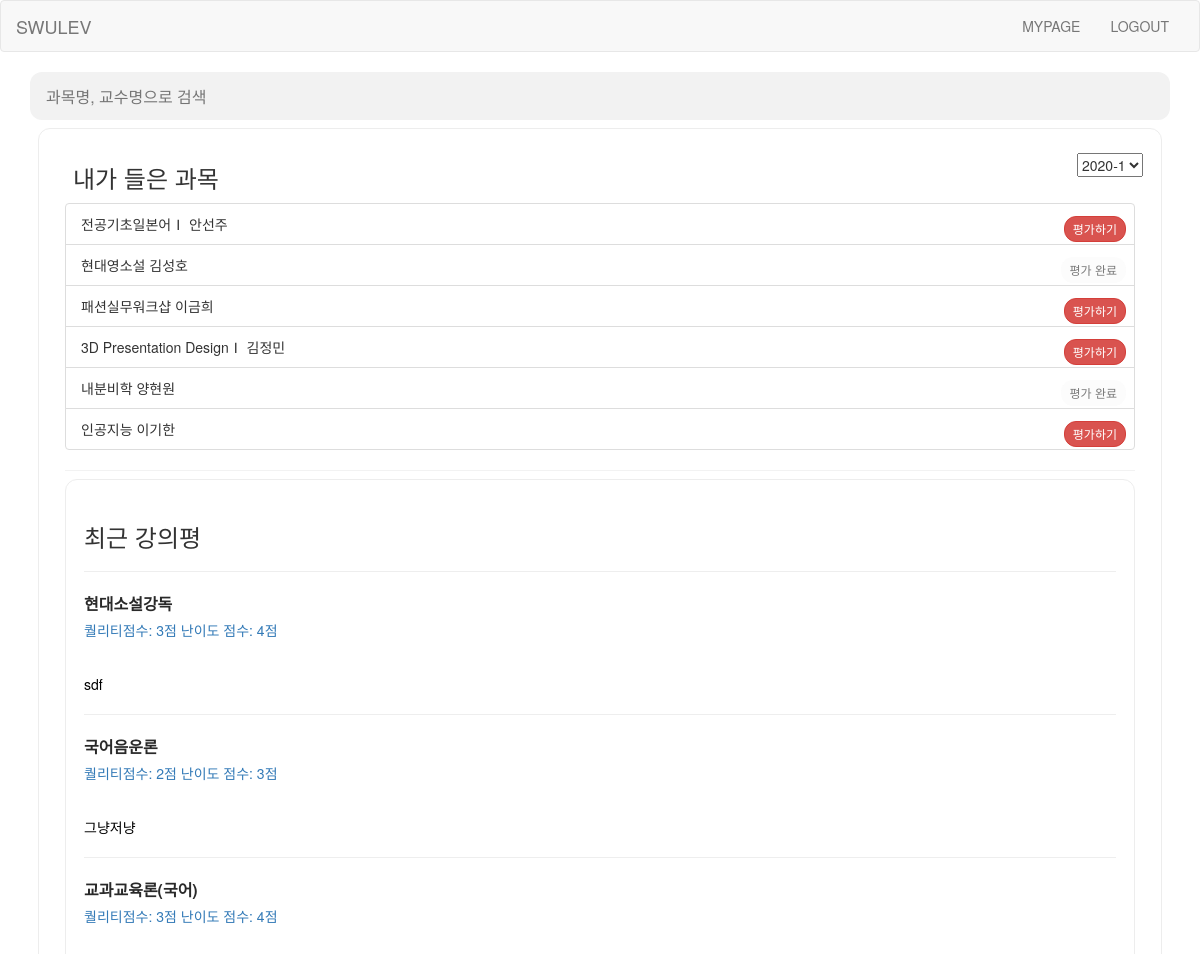
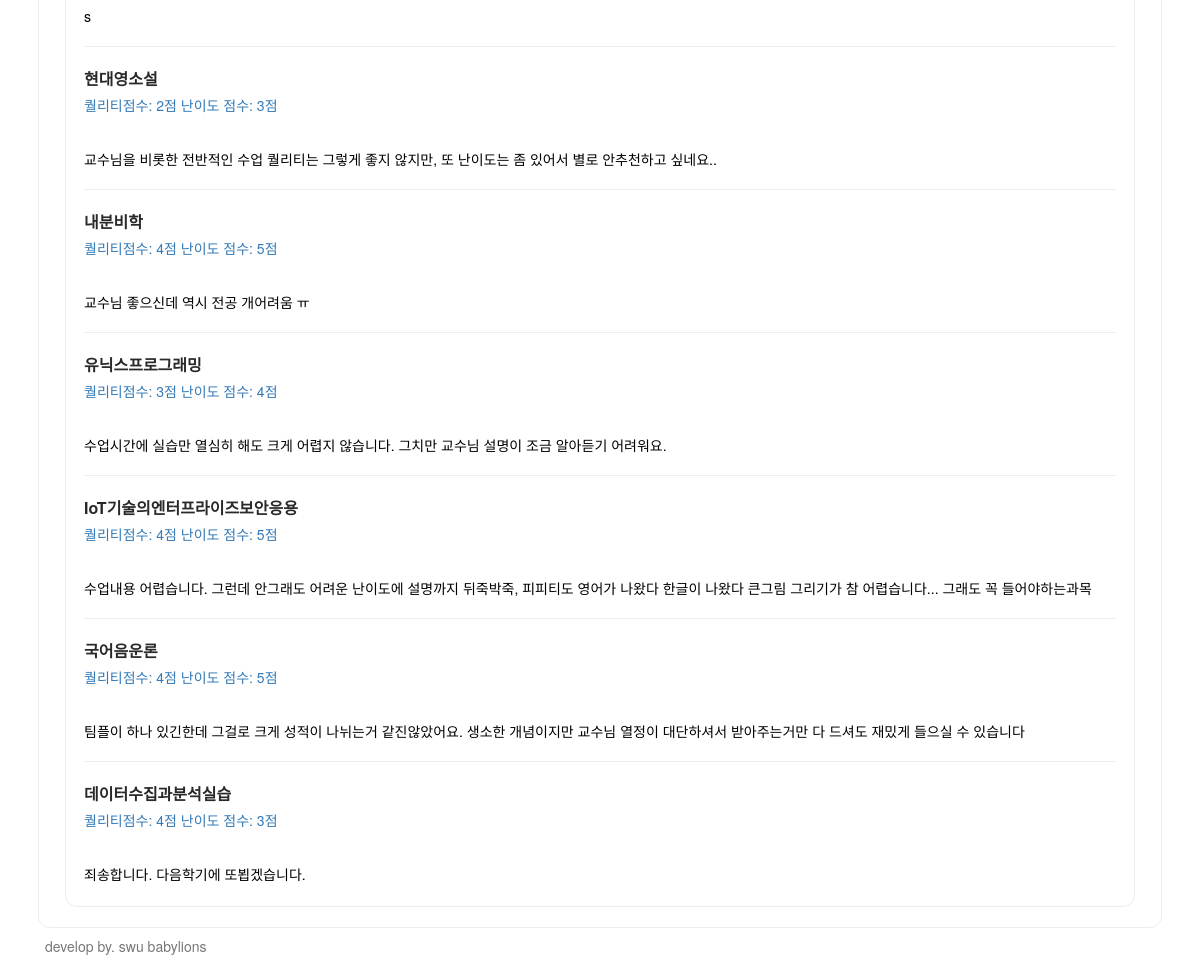
Screenshot of /main/ (signed in) with the database file from the repository (2 pictures, top to bottom).
### swuapp/models.py (models this page shows, shortened)
class UserLecture(models.Model):
    RATING_FIELD = (
        ('on', 'on'),
        ('off', 'off'),
    )
    myuserid = models.ForeignKey('Student_User', on_delete=models.CASCADE, to_field='userid', related_name='myuserid')
    mylectureid = models.ForeignKey('Lecture', to_field='lectureid',on_delete=models.CASCADE, related_name='mylectureid')
    rating = models.CharField(max_length=10, choices=RATING_FIELD, default = "off")
    def get_absolute_url(self):
        return reverse('new', args=[self.mylectureid.lectureid])

class Lecture(models.Model):
    semester = models.CharField(max_length = 30)
    lectureid = models.CharField(max_length=20, primary_key=True, unique=True)
    lecturename = models.CharField(max_length=50)
    professor = models.CharField(max_length=50)

class Board(models.Model):
    content = models.TextField()
    quality = models.IntegerField()
    challenge = models.IntegerField()
    recommend = models.IntegerField()
    user = models.ForeignKey('Student_User', on_delete=models.CASCADE, related_name='user_id')
    lecture = models.ForeignKey('Lecture', on_delete=models.CASCADE, related_name='lecture')
    def get_absolute_url(self):
        return reverse('detail', args=[self.lecture.lectureid])

### swuapp/views.py (the view)
# urls.py: path('main/', main, name='main'),
def main(request):
    board = Board.objects.all
    lecture = Lecture.objects.all
    userlecture = UserLecture.objects.all
    if request.user.is_authenticated:
        username = str(request.user)
        mylecture = UserLecture.objects.filter(myuserid = str(request.user))
        return render(request, 'main.html', {'board':board, 'lecture':lecture, 'username':username, 'mylecture':mylecture})
    return render(request, 'main.html', {'board':board, 'lecture':lecture})

### swuapp/templates/main.html (shortened to what this page needs)
{% extends 'base.html' %}
{% block content %}
<form action="{% url 'search' %}" method="GET" class="nav-bar search">
  <input onkeyup="enterkey();" type="text" name="q" value="{{q}}" class="search-query" placeholder="과목명, 교수명으로 검색">
</form>
<div class="section">
  <select class="semester-choice">
    <option>2020-1</option>
  </select>
  <div class="mylectures">
    <span class="lecture">
      <h3> 내가 들은 과목 </h3>
        <ul class="list-group list-group-flush">
          {% for mylecture in mylecture %}
          <li class="list-group-item">
            <span class="name">{{ mylecture.mylectureid.lecturename }}</span>
            <span class="professor">{{ mylecture.mylectureid.professor }}</span>
            {% if mylecture.rating == "off" %}
            <button type="button" class="btn btn-sm btn-danger" value={{mylecture.mylectureid.lectureid}}  onclick="location.href='{{ mylecture.get_absolute_url }}'">평가하기</button>
            {% else %}
            <button type="button" class="btn btn-sm" disabled="disabled">평가 완료</button>
            {% endif %}
          </li>
          {% endfor %}
        </ul>
    </span>
  </div>
<div class="section">
  <h3>최근 강의평</h3>
  {% for b in board %}
    <hr>
    <div class="articles">
      <a class="article" href="{{ b.get_absolute_url }}">
        <h3>{{b.lecture.lecturename}}</h3>
        <p class="rate">
          <span class="quality-star">
            <span>퀄리티점수: {{b.quality}}점</span>
          </span>
          <span class="level-star">
            <span>난이도 점수: {{b.challenge}}점</span>
          </span>
        </p>
        <p class="info">
        </p>
        <p class="text">{{b.content}}</p>
      </a>
    </div>
  {% endfor %}
</div>
{% endblock %}

### swuapp/static/css/base.css (style rules this page uses)
form.nav-bar input.search-query { padding: 12px 48px 12px 16px; width: 100%; height: 48px; line-height: 24px; box-sizing: border-box; border: 0; border-radius: 12px; color: #292929; font-size: 16px; background-color: #f2f2f2; }
div.section { margin: 8px 8px 8px 8px; padding: 24px 18px 12px 18px; border: 1px solid #ededed; border-radius: 12px; box-sizing: border-box; }
div.section select.semester-choice { float: right; display: inline-block; }
div.section div.mylectures span.lecture h3 { padding: 12px 0; margin: 0 72px 0 8px; font-weight: normal; white-space: nowrap; overflow: hidden; text-overflow: ellipsis; }
div.section div.mylectures span.lecture { position: relative; display: block; margin: 0 8px; border-bottom: 1px solid #f2f2f2; }
div.section div.mylectures span.lecture button { position: absolute; right: 8px; top: 12px; display: inline-block; padding: 0 8px; line-height: 24px; border-radius: 12px; font-size: 12px; }
div.section div.articles a { text-decoration: none; }
div.section div.articles a.article h3 { margin-bottom: 4px; line-height: 24px; color: #292929; font-size: 16px; font-weight: bold; white-space: nowrap; overflow: hidden; text-overflow: ellipsis; }
div.section div.articles a.article p.info { margin-bottom: 4px; line-height: 20px; font-size: 0; }
div.section div.articles a.article p.text { color: black; font-size: 14px; }

### rows the page displays
UserLecture: mylectureid.lecturename "전공기초일본어Ⅰ", mylectureid.professor "안선주"
UserLecture: mylectureid.lecturename "현대영소설", mylectureid.professor "김성호", rating "평가 완료"
UserLecture: mylectureid.lecturename "패션실무워크샵", mylectureid.professor "이금희"
UserLecture: mylectureid.lecturename "3D Presentation DesignⅠ", mylectureid.professor "김정민"
UserLecture: mylectureid.lecturename "내분비학", mylectureid.professor "양현원", rating "평가 완료"
UserLecture: mylectureid.lecturename "인공지능", mylectureid.professor "이기한"
Board: lecture.lecturename "현대소설강독", quality "3", challenge "4", content "sdf"
Board: lecture.lecturename "국어음운론", quality "2", challenge "3", content "그냥저냥"
Board: lecture.lecturename "교과교육론(국어)", quality "3", challenge "4", content "s"
Board: lecture.lecturename "현대영소설", quality "2", challenge "3", content "교수님을 비롯한 전반적인 수업 퀄리티는 그렇게 좋지 않지만, 또 난이도는 좀 있어서 별로 안추천하고 싶네요.."
Board: lecture.lecturename "내분비학", quality "4", challenge "5", content "교수님 좋으신데 역시 전공 개어려움 ㅠ"
Board: lecture.lecturename "유닉스프로그래밍", quality "3", challenge "4", content "수업시간에 실습만 열심히 해도 크게 어렵지 않습니다. 그치만 교수님 설명이 조금 알아듣기 어려워요."
Board: lecture.lecturename "IoT기술의엔터프라이즈보안응용", quality "4", challenge "5", content "수업내용 어렵습니다. 그런데 안그래도 어려운 난이도에 설명까지 뒤죽박죽, 피피티도 영어가 나왔다 한글이 나왔다 큰그림 그리기가 참 어렵습니다... 그래도 꼭 들어야하는과목"
Board: lecture.lecturename "국어음운론", quality "4", challenge "5", content "팀플이 하나 있긴한데 그걸로 크게 성적이 나뉘는거 같진않았어요. 생소한 개념이지만 교수님 열정이 대단하셔서 받아주는거만 다 드셔도 재밌게 들으실 수 있습니다"
Board: lecture.lecturename "데이터수집과분석실습", quality "4", challenge "3", content "죄송합니다. 다음학기에 또뵙겠습니다."
